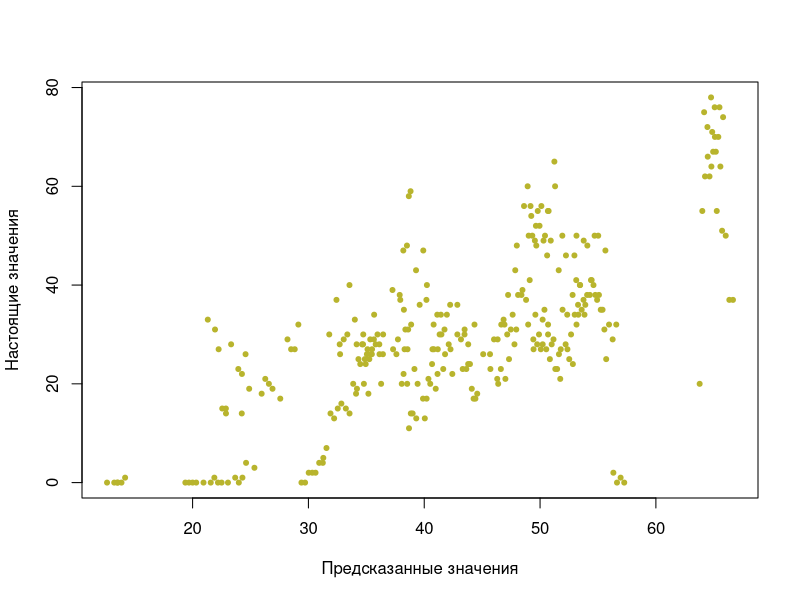
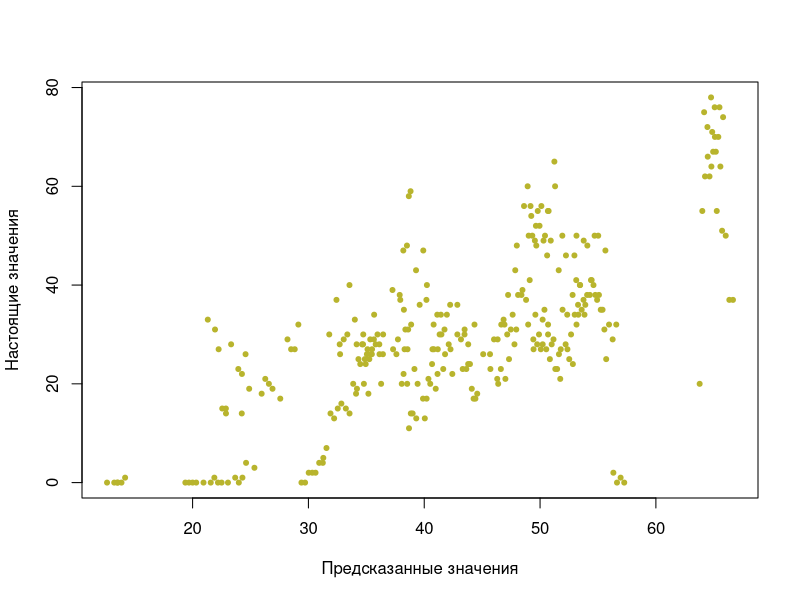

The R source for these figures, in order:
options(scipen=5)
gym.data <- read.table("data_gym.csv",
                       header = TRUE,
                       sep = ",")
gym.data[, 2] <- mapply(function(timestamp) timestamp / 3600, gym.data[, 2])
# требуемые нам атрибуты:
# timestamp (2) — кол-во секунд, прошедших с момента начала суток
# is_weekend (4) — день недели
# apparent_temperature (6) — ощущаемая температура воздуха, в фаренгейтах
# is_start_of_semester (8) — 1 - начало семестра, 0 - нет
# number_people (1) — количество людей в зале
write.csv(cor(gym.data), file = "gym_data_corr.csv")
cor(gym.data[, 1], gym.data[, c(2, 4, 6, 8)])
indices.train <- c(2375:7643, 9840:18466, 20071:26066)
indices.test <- c(1:2374, 7644:9839, 18467:20070)
length(indices.test) + length(indices.train)
gym.data.train <- gym.data[indices.train,]
gym.data.test <- gym.data[indices.test,]

# СПОСОБ 2
crowd.mul.regression <- lm(number_people ~ timestamp +
                             is_weekend +
                             apparent_temperature +
                             is_start_of_semester,
                           gym.data.train)
summary(crowd.mul.regression)
crowd.predict <- predict(crowd.mul.regression, gym.data.test)
crowd.true <- gym.data.test[,1]
plot(crowd.predict[70:370], crowd.true[70:370], col="#B8B42D", type="p",
     pch=20,
     xlab="Предсказанные значения",
     ylab="Настоящие значения")

# СПОСОБ 1
f <- 4
matrix.gym <- matrix(nrow = 0, ncol = f + 1)
temp <- read.table("data_gym.csv",
                         header = TRUE,
                         sep = ",")
temp[, 2] <- mapply(function(timestamp) timestamp / 3600, temp[, 2])
matrix.gym <- temp[, c(1, 2, 4, 6, 8)]
n <- length(matrix.gym[,1])
# первый столбец отвечает за переменную отклика, возьмем только факторные переменные
X.gym <- matrix.gym[, 2:(f + 1)]
Y.gym <- matrix.gym[, 1]
X1.gym <- matrix(nrow = n, ncol = f + 1)
for (k in 1:(f + 1)) {
  print(k)
  if (k == 1) {
    X1.gym[, k] <- runif(n, 1:1)
  }
  else {
    X1.gym[, k] <- X.gym[, k - 1]
  }
}
X1.gym.train <- X1.gym[indices.train,]
T <- t(X1.gym.train) %*% X1.gym.train 
library(MASS)
T.inverse <- ginv(T)
th <- (T.inverse%*%t(X1.gym.train)%*%Y.gym[indices.train])[, 1]
prognosis <- th%*%t(X1.gym[indices.test,])
plot(prognosis[70:370], Y.gym[indices.test][70:370], col="#B8B42D", type="p",
     pch=20,
     xlab="Предсказанные значения",
     ylab="Настоящие значения")
